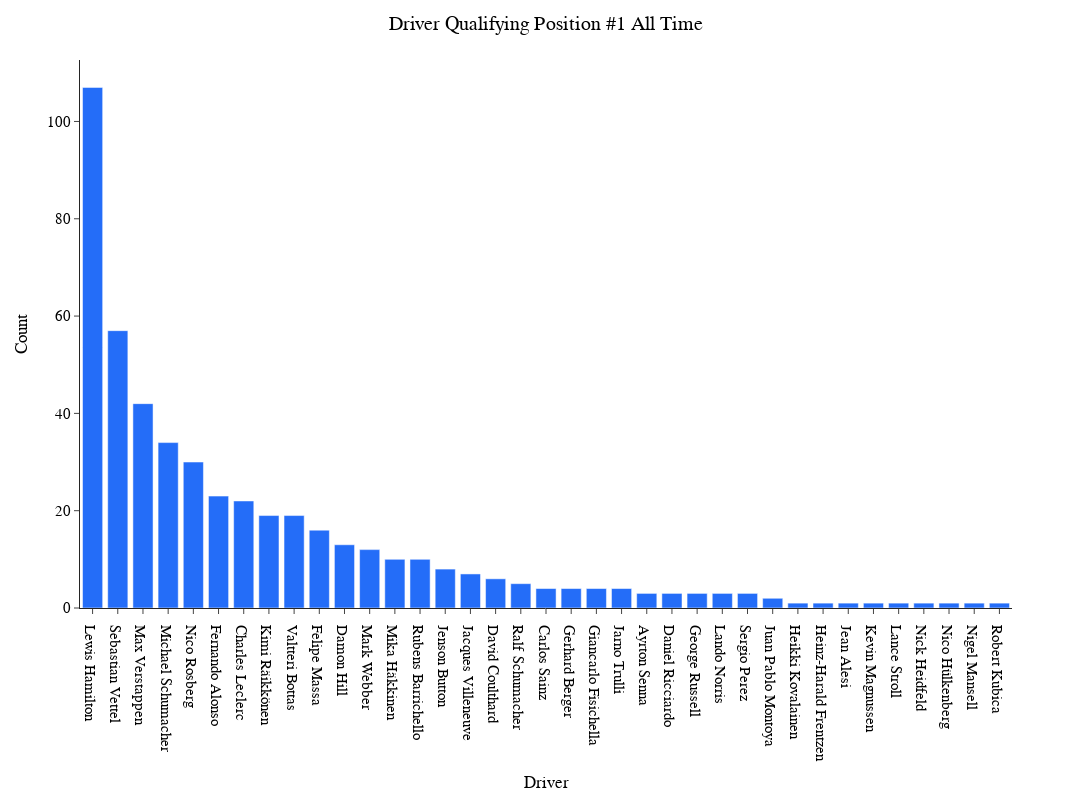

Notebook cell for this chart:
### Code cell
fig_lap_qualy=px.bar(grouped2_qualy, 
           x="Driver", 
           y="Count", 
        #    facet_col='Position', facet_col_wrap=1, 
           height=800,
           width=1400,
           template='simple_white',
            color_discrete_map={
                 "HAM": "#6CD3BF",
                 "VER": "#3860C6",
                 "OCO": "#2293D1",
                 "NOR": "#F58020",
                 "MAG": "#B6BABD",
                 "ALB": "#37BEDD",
                 "BOT": "#C92D4B",
                 "LEC": "#F91536",
                 "VET": "#358C75",
                 "GAS": "#5E8FAA",
                 "RUS": "#6CD3BF",
                 "PER": "#3860C6",
                 "ALO": "#2293D1",
                 "RIC": "#F58020",
                 "MSC": "#B6BABD",
                 "LAT": "#37BEDD",
                 "ZHO": "#C92D4B",
                 "SAI": "#F91536",
                 "STR": "#358C75",
                 "TSU": "#5E8FAA"
                 }
        )
fig_lap_qualy.update_layout(
    hoverlabel=dict(
        bgcolor="white",
        font_size=16,
        font_family="PT Sans Narrow"
    ),
    title="Driver Qualifying Position #1 All Time",
    title_x=0.5,
    yaxis = dict(tickfont = dict(size=15)),
    xaxis = dict(tickfont = dict(size=15),
                 tickmode = 'linear',
    tick0 = 1,
    dtick = 1),
    font=dict(
        family="PT Sans Narrow",
        size=14,
        color="Black"
    ),
    title_font_family="PT Sans Narrow"
)
fig_lap_qualy.update_traces(marker_color='#246DF8')

### Figure 1 — Plotly figure (JSON) as saved in the notebook; plotly's stock layout.template omitted (floating-point values rounded to 4 significant figures)
{"data": [{"alignmentgroup": "True", "hovertemplate": "Driver=%{x}<br>Count=%{y}<extra></extra>", "legendgroup": "", "marker": {"color": "#246DF8", "pattern": {"shape": ""}}, "name": "", "offsetgroup": "", "orientation": "v", "showlegend": false, "textposition": "auto", "type": "bar", "x": ["Lewis Hamilton", "Sebastian Vettel", "Max Verstappen", "Michael Schumacher", "Nico Rosberg", "Fernando Alonso", "Charles Leclerc", "Kimi Räikkönen", "Valtteri Bottas", "Felipe Massa", "Damon Hill", "Mark Webber", "Mika Häkkinen", "Rubens Barrichello", "Jenson Button", "Jacques Villeneuve", "David Coulthard", "Ralf Schumacher", "Carlos Sainz", "Gerhard Berger", "Giancarlo Fisichella", "Jarno Trulli", "Ayrton Senna", "Daniel Ricciardo", "George Russell", "Lando Norris", "Sergio Perez", "Juan Pablo Montoya", "Heikki Kovalainen", "Heinz-Harald Frentzen", "Jean Alesi", "Kevin Magnussen", "Lance Stroll", "Nick Heidfeld", "Nico Hülkenberg", "Nigel Mansell", "Robert Kubica"], "xaxis": "x", "y": [107, 57, 42, 34, 30, 23, 22, 19, 19, 16, 13, 12, 10, 10, 8, 7, 6, 5, 4, 4, 4, 4, 3, 3, 3, 3, 3, 2, 1, 1, 1, 1, 1, 1, 1, 1, 1], "yaxis": "y"}], "layout": {"barmode": "relative", "font": {"color": "Black", "family": "PT Sans Narrow", "size": 14}, "height": 800, "hoverlabel": {"bgcolor": "white", "font": {"family": "PT Sans Narrow", "size": 16}}, "legend": {"tracegroupgap": 0}, "margin": {"t": 60}, "title": {"font": {"family": "PT Sans Narrow"}, "text": "Driver Qualifying Position #1 All Time", "x": 0.5}, "width": 1400, "xaxis": {"anchor": "y", "domain": [0, 1], "dtick": 1, "tick0": 1, "tickfont": {"size": 15}, "tickmode": "linear", "title": {"text": "Driver"}}, "yaxis": {"anchor": "x", "domain": [0, 1], "tickfont": {"size": 15}, "title": {"text": "Count"}}}}
